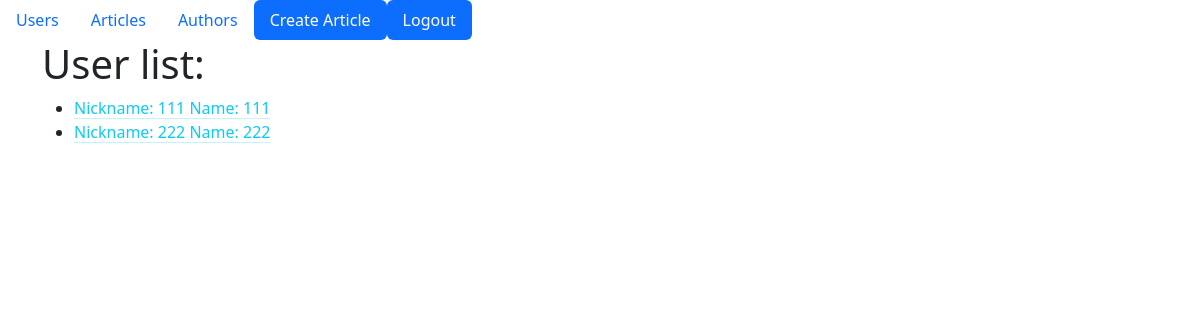
The page / (signed in) on the database its author committed.
### blog/models.py (models this page shows, shortened)
class User(db.Model, UserMixin):
    __tablename__ = "users"
    id = db.Column(db.Integer, primary_key=True)
    username = db.Column(db.String(255))
    name = db.Column(db.String(255))
    email = db.Column(db.String(255))
    password = db.Column(db.String(255))
    is_staff = db.Column(db.Boolean, default=False)
    author = relationship("Author", uselist=False, back_populates="user")

### blog/user/views.py (the view)
@user.route("/")
def user_list():
    users = User.query.all()
    return render_template(
        "./users/list.html",
        users=users,
    )

### blog/app.py (called while the page is built)
def register_extensions(app):
    db.init_app(app)
    migrate.init_app(app, db, compare_type=True)
    csrf.init_app(app)
    admin.init_app(app)
    login_manager.login_view = "auth.login"
    login_manager.init_app(app)
    @login_manager.user_loader
    def load_user(user_id):
        return User.query.get(int(user_id))

### blog/templates/users/list.html (shortened to what this page needs)
{% extends 'base.html' %}
{% block body %}
<div class="row">
    <div class="col">
        <h1>User list:</h1>
        <ul>
            {% for user in users %}
            <li><a href="{{ url_for('user_bp.get_user', pk=user.id) }}"
                    class="link-info link-offset-2 link-underline-opacity-25 link-underline-opacity-100-hover">
                    Nickname: {{ user.username }} Name: {{ user.name }}</a></li>
            {% endfor %}
        </ul>
    </div>
</div>
{% endblock %}

### rows shown on the page
User: username "111", name "111"
User: username "222", name "222"
